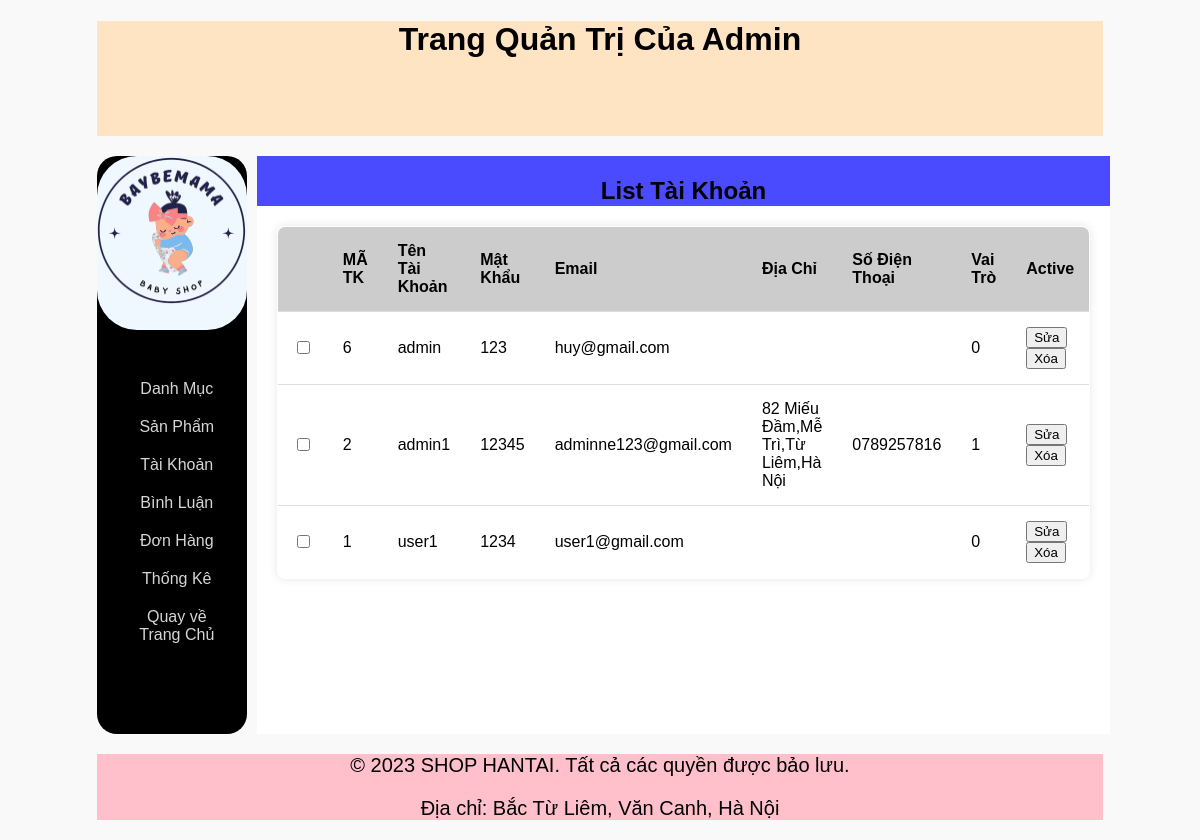
/admin/index.php?act=taikhoan, run on the app's committed database.
### tables this page shows
CREATE TABLE `taikhoan` (
  `id` int(10) NOT NULL,
  `user` varchar(50) NOT NULL,
  `pass` varchar(50) NOT NULL,
  `email` varchar(255) NOT NULL,
  `address` varchar(255) DEFAULT NULL,
  `tel` varchar(20) DEFAULT NULL,
  `role` tinyint(4) NOT NULL DEFAULT 0
);

### model/pdo.php (called while the page is built, shortened)
<?php
function pdo_get_connection(){
    $dburl = "mysql:host=localhost;dbname=da1;charset=utf8";
    $username = 'root';
    $password = '';
    $conn = new PDO($dburl, $username, $password);
    $conn->setAttribute(PDO::ATTR_ERRMODE, PDO::ERRMODE_EXCEPTION);
    return $conn;
}
function pdo_query($sql){
    $sql_args = array_slice(func_get_args(), 1);
    try{
        $conn = pdo_get_connection();
        $stmt = $conn->prepare($sql);
        $stmt->execute($sql_args);
        $rows = $stmt->fetchAll();
        return $rows;
    }
    catch(PDOException $e){
        throw $e;
    }
    finally{
        unset($conn);
    }
}

### model/taikhoan.php (called while the page is built, shortened)
<?php
function loadall_taikhoan()
{
    $sql = "select * from taikhoan order by id desc";
    $listtaikhoan = pdo_query($sql);
    return $listtaikhoan;
}

### admin/taikhoan/list.php (the view)
<div class="row box">
    <div class="boxtrai">
        <div class="loai logoam tren">
            <img src="../image/logo-removebg-preview.png" width="150px" height="150px" alt="">
        </div>
        <div class="loai hieuung">
        <ul>
                <li><a href="?act=adddm">Danh Mục</a></li>
                <li><a href="?act=addsp">Sản Phẩm</a></li>
                <li><a href="?act=taikhoan">Tài Khoản</a></li>
                <li><a href="?act=dsbl">Bình Luận</a></li>
                <li><a href="?act=donhang">Đơn Hàng</a></li>
                <li><a href="index.php?act=thongke">Thống Kê</a></li>
                <li><a href="../index.php">Quay về Trang Chủ</a></li>
            </ul>
        </div>
    </div>
    <div class="boxphai">
        <div class="tieudeb">
            <h2>List Tài Khoản</h2>
        </div>
        <div class="bangl">
            <table>
                <tr>
                    <th></th>
                    <th>MÃ TK</th>
                    <th>Tên Tài Khoản</th>
                    <th>Mật Khẩu</th>
                    <th>Email</th>
                    <th>Địa Chỉ</th>
                    <th>Số Điện Thoại</th>
                    <th>Vai Trò</th>
                    <th>Active</th>
                </tr>
                <?php
                        foreach ($listtaikhoan as $taikhoan) {
                            extract($taikhoan);
                            $suatk="index.php?act=suatk&id=".$id;
                            $xoatk="index.php?act=xoatk&id=".$id;
                            echo '<tr>
                            <td><input type="checkbox" name="" id=""></td>
                            <td>'.$id.'</td>
                            <td>'.$user.'</td>
                            <td>'.$pass.'</td>
                            <td>'.$email.'</td>
                            <td>'.$address.'</td>
                            <td>'.$tel.'</td>
                            <td>'.$role.'</td>
                            <td><a href="'.$suatk.'"><input type="button" value="Sửa"></a> <a href="'.$xoatk.'"><input type="button" value="Xóa"></a></td>
                        </tr>';
                        }
                    ?>
            </table>
        </div>
    </div>
</div>

### layout/css.css (style rules this page uses)
* { box-sizing: border-box; }
body { font-family: Arial, Helvetica, sans-serif; background-color: rgb(249, 249, 249); }
.row { width: 100%; }
.box { width: 100%; }
.boxtrai { width: 20%; border-radius: 20px 20px; background-color:black; display: block; }
.loai { text-align: center; margin-bottom: 50px; padding-bottom: 20px; }
.loai a { height: 20px; width: 100%; text-decoration: none; color: rgba(227, 227, 227, 0.941); font-family: Verdana, Geneva, Tahoma, sans-serif; }
.loai li { list-style: none; margin-bottom: 20px; margin-right: 30px; }
.logoam { background-color: aliceblue; border: none; }
.tren { border-radius: 40px 40px; }
.box { display: flex; }
.boxphai { margin-left: 10px; width: 100%; background-color: white; }
.tieudeb { width: 100%; height: 50px; background-color: rgb(74, 74, 255); text-align: center; padding-top: 1px; }
.bangl { margin: 20px; }
.bangl table { width: 100%; border-collapse: collapse; border: 1px solid #999; margin-bottom: 20px; box-shadow: 0 0 10px rgba(0, 0, 0, 0.1); border-radius: 8px; overflow: hidden; }
.bangl table th { padding: 15px; text-align: left; border-bottom: 1px solid #ddd; background-color:#ccc }
.bangl table td { padding: 15px; text-align: left; border-bottom: 1px solid #ddd; }

### data on the page
taikhoan: id "6", user "admin", pass "123", email "huy@gmail.com", role "0"
taikhoan: id "2", user "admin1", pass "12345", email "adminne123@gmail.com", address "82 Miếu Đầm,Mễ Trì,Từ Liêm,Hà Nội", tel "0789257816", role "1"
taikhoan: id "1", user "user1", pass "1234", email "user1@gmail.com", role "0"
